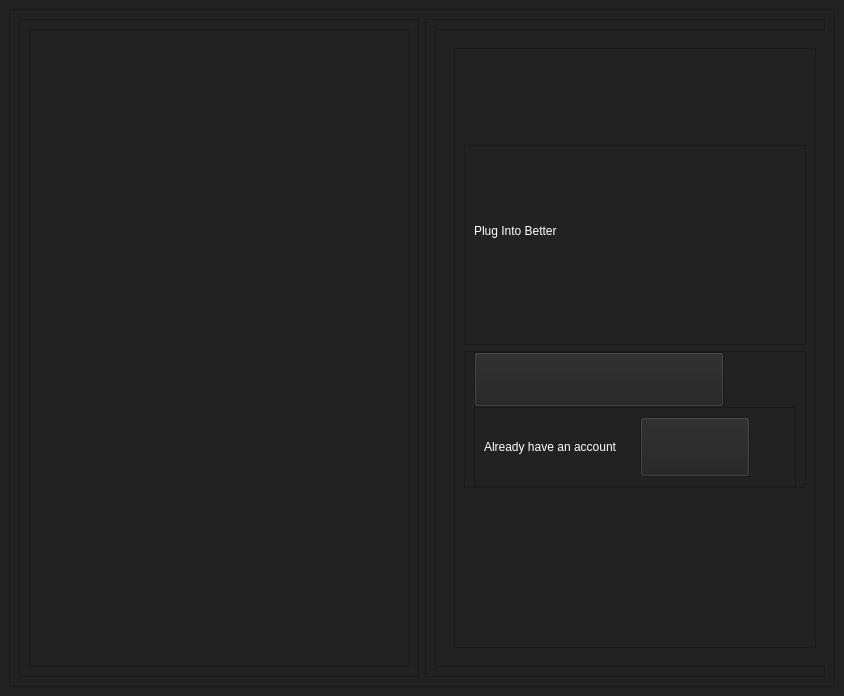
<?xml version="1.0" encoding="UTF-8"?>
<ui version="4.0">
 <class>MainWindow</class>
 <widget class="QMainWindow" name="MainWindow">
  <property name="geometry">
   <rect>
    <x>0</x>
    <y>0</y>
    <width>844</width>
    <height>681</height>
   </rect>
  </property>
  <property name="sizePolicy">
   <sizepolicy hsizetype="Preferred" vsizetype="Expanding">
    <horstretch>0</horstretch>
    <verstretch>0</verstretch>
   </sizepolicy>
  </property>
  <property name="windowTitle">
   <string>MainWindow</string>
  </property>
  <property name="styleSheet">
   <string notr="true">background-color: rgb(34, 34, 34);</string>
  </property>
  <widget class="QWidget" name="centralwidget">
   <layout class="QGridLayout" name="gridLayout">
    <item row="0" column="0">
     <widget class="QFrame" name="frame">
      <property name="frameShape">
       <enum>QFrame::StyledPanel</enum>
      </property>
      <property name="frameShadow">
       <enum>QFrame::Raised</enum>
      </property>
      <layout class="QHBoxLayout" name="horizontalLayout">
       <item>
        <widget class="QFrame" name="frame_2">
         <property name="sizePolicy">
          <sizepolicy hsizetype="Preferred" vsizetype="Preferred">
           <horstretch>0</horstretch>
           <verstretch>0</verstretch>
          </sizepolicy>
         </property>
         <property name="minimumSize">
          <size>
           <width>400</width>
           <height>0</height>
          </size>
         </property>
         <property name="frameShape">
          <enum>QFrame::StyledPanel</enum>
         </property>
         <property name="frameShadow">
          <enum>QFrame::Raised</enum>
         </property>
         <layout class="QGridLayout" name="gridLayout_2">
          <item row="0" column="0">
           <widget class="QFrame" name="frame_4">
            <property name="frameShape">
             <enum>QFrame::StyledPanel</enum>
            </property>
            <property name="frameShadow">
             <enum>QFrame::Raised</enum>
            </property>
            <layout class="QGridLayout" name="gridLayout_3">
             <item row="0" column="0">
              <widget class="QLabel" name="label">
               <property name="maximumSize">
                <size>
                 <width>600</width>
                 <height>16777215</height>
                </size>
               </property>
               <property name="styleSheet">
                <string notr="true">border-image: url(:/newPrefix/image1.png);</string>
               </property>
               <property name="text">
                <string/>
               </property>
              </widget>
             </item>
            </layout>
           </widget>
          </item>
         </layout>
        </widget>
       </item>
       <item>
        <widget class="QFrame" name="frame_3">
         <property name="sizePolicy">
          <sizepolicy hsizetype="Expanding" vsizetype="Preferred">
           <horstretch>0</horstretch>
           <verstretch>0</verstretch>
          </sizepolicy>
         </property>
         <property name="minimumSize">
          <size>
           <width>400</width>
           <height>0</height>
          </size>
         </property>
         <property name="maximumSize">
          <size>
           <width>700</width>
           <height>16777215</height>
          </size>
         </property>
         <property name="frameShape">
          <enum>QFrame::StyledPanel</enum>
         </property>
         <property name="frameShadow">
          <enum>QFrame::Raised</enum>
         </property>
         <layout class="QGridLayout" name="gridLayout_4">
          <item row="0" column="0">
           <widget class="QFrame" name="frame_5">
            <property name="sizePolicy">
             <sizepolicy hsizetype="Expanding" vsizetype="Preferred">
              <horstretch>0</horstretch>
              <verstretch>0</verstretch>
             </sizepolicy>
            </property>
            <property name="minimumSize">
             <size>
              <width>400</width>
              <height>0</height>
             </size>
            </property>
            <property name="maximumSize">
             <size>
              <width>600</width>
              <height>16777215</height>
             </size>
            </property>
            <property name="frameShape">
             <enum>QFrame::StyledPanel</enum>
            </property>
            <property name="frameShadow">
             <enum>QFrame::Raised</enum>
            </property>
            <layout class="QGridLayout" name="gridLayout_5">
             <item row="0" column="0">
              <widget class="QStackedWidget" name="stackedWidget">
               <property name="currentIndex">
                <number>0</number>
               </property>
               <widget class="QWidget" name="page">
                <layout class="QGridLayout" name="gridLayout_6">
                 <item row="0" column="0">
                  <widget class="QFrame" name="frame_6">
                   <property name="frameShape">
                    <enum>QFrame::StyledPanel</enum>
                   </property>
                   <property name="frameShadow">
                    <enum>QFrame::Raised</enum>
                   </property>
                   <layout class="QVBoxLayout" name="verticalLayout">
                    <item alignment="Qt::AlignBottom">
                     <widget class="QFrame" name="frame_7">
                      <property name="minimumSize">
                       <size>
                        <width>300</width>
                        <height>200</height>
                       </size>
                      </property>
                      <property name="frameShape">
                       <enum>QFrame::StyledPanel</enum>
                      </property>
                      <property name="frameShadow">
                       <enum>QFrame::Raised</enum>
                      </property>
                      <widget class="QLabel" name="label_2">
                       <property name="geometry">
                        <rect>
                         <x>10</x>
                         <y>10</y>
                         <width>311</width>
                         <height>151</height>
                        </rect>
                       </property>
                       <property name="styleSheet">
                        <string notr="true">color: rgb(255, 255, 255);
font: 40pt &quot;Calibri&quot;;</string>
                       </property>
                       <property name="text">
                        <string>Plug Into Better</string>
                       </property>
                       <property name="wordWrap">
                        <bool>true</bool>
                       </property>
                      </widget>
                     </widget>
                    </item>
                    <item alignment="Qt::AlignTop">
                     <widget class="QFrame" name="frame_8">
                      <property name="frameShape">
                       <enum>QFrame::StyledPanel</enum>
                      </property>
                      <property name="frameShadow">
                       <enum>QFrame::Raised</enum>
                      </property>
                      <layout class="QVBoxLayout" name="verticalLayout_2">
                       <property name="spacing">
                        <number>0</number>
                       </property>
                       <property name="leftMargin">
                        <number>9</number>
                       </property>
                       <property name="topMargin">
                        <number>0</number>
                       </property>
                       <property name="bottomMargin">
                        <number>0</number>
                       </property>
                       <item>
                        <widget class="QPushButton" name="pushButton">
                         <property name="minimumSize">
                          <size>
                           <width>100</width>
                           <height>55</height>
                          </size>
                         </property>
                         <property name="maximumSize">
                          <size>
                           <width>250</width>
                           <height>16777215</height>
                          </size>
                         </property>
                         <property name="styleSheet">
                          <string notr="true">border-image: url(:/newPrefix/create_account.png);</string>
                         </property>
                         <property name="text">
                          <string/>
                         </property>
                        </widget>
                       </item>
                       <item>
                        <widget class="QFrame" name="frame_9">
                         <property name="frameShape">
                          <enum>QFrame::StyledPanel</enum>
                         </property>
                         <property name="frameShadow">
                          <enum>QFrame::Raised</enum>
                         </property>
                         <layout class="QHBoxLayout" name="horizontalLayout_2">
                          <property name="spacing">
                           <number>10</number>
                          </property>
                          <item>
                           <widget class="QLabel" name="label_3">
                            <property name="styleSheet">
                             <string notr="true">color: rgb(255, 255, 255);
font: 12pt &quot;Comic Sans MS&quot;;</string>
                            </property>
                            <property name="text">
                             <string>Already have an account</string>
                            </property>
                           </widget>
                          </item>
                          <item alignment="Qt::AlignLeft">
                           <widget class="QPushButton" name="pushButton_2">
                            <property name="minimumSize">
                             <size>
                              <width>110</width>
                              <height>60</height>
                             </size>
                            </property>
                            <property name="maximumSize">
                             <size>
                              <width>100</width>
                              <height>16777215</height>
                             </size>
                            </property>
                            <property name="styleSheet">
                             <string notr="true">border-image: url(:/newPrefix/button_2.png);</string>
                            </property>
                            <property name="text">
                             <string/>
                            </property>
                           </widget>
                          </item>
                         </layout>
                        </widget>
                       </item>
                      </layout>
                     </widget>
                    </item>
                   </layout>
                  </widget>
                 </item>
                </layout>
               </widget>
               <widget class="QWidget" name="page_3">
                <layout class="QGridLayout" name="gridLayout_7">
                 <item row="0" column="0">
                  <widget class="QFrame" name="frame_10">
                   <property name="frameShape">
                    <enum>QFrame::StyledPanel</enum>
                   </property>
                   <property name="frameShadow">
                    <enum>QFrame::Raised</enum>
                   </property>
                   <layout class="QVBoxLayout" name="verticalLayout_5">
                    <property name="spacing">
                     <number>0</number>
                    </property>
                    <property name="leftMargin">
                     <number>0</number>
                    </property>
                    <property name="topMargin">
                     <number>0</number>
                    </property>
                    <property name="rightMargin">
                     <number>0</number>
                    </property>
                    <property name="bottomMargin">
                     <number>0</number>
                    </property>
                    <item>
                     <widget class="QFrame" name="frame_11">
                      <property name="frameShape">
                       <enum>QFrame::StyledPanel</enum>
                      </property>
                      <property name="frameShadow">
                       <enum>QFrame::Raised</enum>
                      </property>
                      <layout class="QVBoxLayout" name="verticalLayout_4">
                       <property name="spacing">
                        <number>0</number>
                       </property>
                       <property name="leftMargin">
                        <number>0</number>
                       </property>
                       <property name="topMargin">
                        <number>0</number>
                       </property>
                       <property name="rightMargin">
                        <number>0</number>
                       </property>
                       <property name="bottomMargin">
                        <number>0</number>
                       </property>
                       <item>
                        <widget class="QFrame" name="frame_13">
                         <property name="sizePolicy">
                          <sizepolicy hsizetype="Preferred" vsizetype="Expanding">
                           <horstretch>0</horstretch>
                           <verstretch>0</verstretch>
                          </sizepolicy>
                         </property>
                         <property name="frameShape">
                          <enum>QFrame::StyledPanel</enum>
                         </property>
                         <property name="frameShadow">
                          <enum>QFrame::Raised</enum>
                         </property>
                         <layout class="QVBoxLayout" name="verticalLayout_3">
                          <item alignment="Qt::AlignTop">
                           <widget class="QFrame" name="frame_15">
                            <property name="minimumSize">
                             <size>
                              <width>0</width>
                              <height>60</height>
                             </size>
                            </property>
                            <property name="frameShape">
                             <enum>QFrame::StyledPanel</enum>
                            </property>
                            <property name="frameShadow">
                             <enum>QFrame::Raised</enum>
                            </property>
                            <widget class="QLabel" name="label_5">
                             <property name="geometry">
                              <rect>
                               <x>0</x>
                               <y>0</y>
                               <width>338</width>
                               <height>60</height>
                              </rect>
                             </property>
                             <property name="minimumSize">
                              <size>
                               <width>0</width>
                               <height>60</height>
                              </size>
                             </property>
                             <property name="styleSheet">
                              <string notr="true">color: rgb(255, 255, 255);
font: 75 26pt &quot;MS Shell Dlg 2&quot;;
</string>
                             </property>
                             <property name="text">
                              <string>Create Account</string>
                             </property>
                             <property name="alignment">
                              <set>Qt::AlignCenter</set>
                             </property>
                            </widget>
                           </widget>
                          </item>
                          <item>
                           <widget class="QFrame" name="frame_16">
                            <property name="sizePolicy">
                             <sizepolicy hsizetype="Preferred" vsizetype="Expanding">
                              <horstretch>0</horstretch>
                              <verstretch>0</verstretch>
                             </sizepolicy>
                            </property>
                            <property name="frameShape">
                             <enum>QFrame::StyledPanel</enum>
                            </property>
                            <property name="frameShadow">
                             <enum>QFrame::Raised</enum>
                            </property>
                            <layout class="QVBoxLayout" name="verticalLayout_6">
                             <item>
                              <widget class="QLineEdit" name="lineEdit">
                               <property name="minimumSize">
                                <size>
                                 <width>0</width>
                                 <height>60</height>
                                </size>
                               </property>
                               <property name="styleSheet">
                                <string notr="true">border: none;
background-color: rgb(61, 61, 61);
border-radius: 6px;
padding-left: 10px;
color: rgb(255, 255, 255);
font: 10pt &quot;MS Shell Dlg 2&quot;;</string>
                               </property>
                               <property name="placeholderText">
                                <string>Name</string>
                               </property>
                              </widget>
                             </item>
                             <item>
                              <widget class="QLineEdit" name="lineEdit_2">
                               <property name="minimumSize">
                                <size>
                                 <width>0</width>
                                 <height>60</height>
                                </size>
                               </property>
                               <property name="styleSheet">
                                <string notr="true">border: none;
background-color: rgb(61, 61, 61);
border-radius: 6px;
padding-left: 10px;
color: rgb(255, 255, 255);
font: 10pt &quot;MS Shell Dlg 2&quot;;</string>
                               </property>
                               <property name="placeholderText">
                                <string>Email</string>
                               </property>
                              </widget>
                             </item>
                             <item>
                              <widget class="QLineEdit" name="lineEdit_3">
                               <property name="minimumSize">
                                <size>
                                 <width>0</width>
                                 <height>60</height>
                                </size>
                               </property>
                               <property name="styleSheet">
                                <string notr="true">border: none;
background-color: rgb(61, 61, 61);
border-radius: 6px;
padding-left: 10px;
color: rgb(255, 255, 255);
font: 10pt &quot;MS Shell Dlg 2&quot;;</string>
                               </property>
                               <property name="placeholderText">
                                <string>Seller Id</string>
                               </property>
                              </widget>
                             </item>
                             <item>
                              <widget class="QLineEdit" name="lineEdit_5">
                               <property name="minimumSize">
                                <size>
                                 <width>0</width>
                                 <height>60</height>
                                </size>
                               </property>
                               <property name="styleSheet">
                                <string notr="true">border: none;
background-color: rgb(61, 61, 61);
border-radius: 6px;
padding-left: 10px;
color: rgb(255, 255, 255);
font: 10pt &quot;MS Shell Dlg 2&quot;;</string>
                               </property>
                               <property name="placeholderText">
                                <string>Password</string>
                               </property>
                              </widget>
                             </item>
                             <item>
                              <widget class="QLineEdit" name="lineEdit_4">
                               <property name="minimumSize">
                                <size>
                                 <width>0</width>
                                 <height>60</height>
                                </size>
                               </property>
                               <property name="styleSheet">
                                <string notr="true">border: none;
background-color: rgb(61, 61, 61);
border-radius: 6px;
padding-left: 10px;
color: rgb(255, 255, 255);
font: 10pt &quot;MS Shell Dlg 2&quot;;</string>
                               </property>
                               <property name="placeholderText">
                                <string>Confirm Password</string>
                               </property>
                              </widget>
                             </item>
                            </layout>
                           </widget>
                          </item>
                         </layout>
                        </widget>
                       </item>
                       <item>
                        <widget class="QFrame" name="frame_14">
                         <property name="frameShape">
                          <enum>QFrame::StyledPanel</enum>
                         </property>
                         <property name="frameShadow">
                          <enum>QFrame::Raised</enum>
                         </property>
                         <layout class="QHBoxLayout" name="horizontalLayout_4">
                          <item alignment="Qt::AlignRight">
                           <widget class="QLabel" name="label_4">
                            <property name="styleSheet">
                             <string notr="true">color: rgb(255, 255, 255);
font: 12pt &quot;MS Shell Dlg 2&quot;;</string>
                            </property>
                            <property name="text">
                             <string>Add Image</string>
                            </property>
                           </widget>
                          </item>
                          <item alignment="Qt::AlignLeft">
                           <widget class="QPushButton" name="pushButton_3">
                            <property name="minimumSize">
                             <size>
                              <width>30</width>
                              <height>30</height>
                             </size>
                            </property>
                            <property name="styleSheet">
                             <string notr="true">border-image: url(:/newPrefix/button_4.png);</string>
                            </property>
                            <property name="text">
                             <string/>
                            </property>
                           </widget>
                          </item>
                          <item>
                           <widget class="QPushButton" name="pushButton_6">
                            <property name="minimumSize">
                             <size>
                              <width>110</width>
                              <height>80</height>
                             </size>
                            </property>
                            <property name="styleSheet">
                             <string notr="true">border-image: url(:/newPrefix/button_1.png);</string>
                            </property>
                            <property name="text">
                             <string/>
                            </property>
                           </widget>
                          </item>
                         </layout>
                        </widget>
                       </item>
                       <item>
                        <widget class="QFrame" name="frame_12">
                         <property name="styleSheet">
                          <string notr="true">border-top: 2px solid white;</string>
                         </property>
                         <property name="frameShape">
                          <enum>QFrame::StyledPanel</enum>
                         </property>
                         <property name="frameShadow">
                          <enum>QFrame::Raised</enum>
                         </property>
                         <layout class="QHBoxLayout" name="horizontalLayout_3">
                          <item>
                           <widget class="QPushButton" name="pushButton_4">
                            <property name="minimumSize">
                             <size>
                              <width>0</width>
                              <height>45</height>
                             </size>
                            </property>
                            <property name="maximumSize">
                             <size>
                              <width>45</width>
                              <height>16777215</height>
                             </size>
                            </property>
                            <property name="styleSheet">
                             <string notr="true">border-image: url(:/newPrefix/apple.png);</string>
                            </property>
                            <property name="text">
                             <string/>
                            </property>
                           </widget>
                          </item>
                          <item>
                           <widget class="QPushButton" name="pushButton_5">
                            <property name="minimumSize">
                             <size>
                              <width>0</width>
                              <height>40</height>
                             </size>
                            </property>
                            <property name="maximumSize">
                             <size>
                              <width>40</width>
                              <height>16777215</height>
                             </size>
                            </property>
                            <property name="styleSheet">
                             <string notr="true">border-image: url(:/newPrefix/google.png);</string>
                            </property>
                            <property name="text">
                             <string/>
                            </property>
                           </widget>
                          </item>
                         </layout>
                        </widget>
                       </item>
                      </layout>
                     </widget>
                    </item>
                   </layout>
                  </widget>
                 </item>
                </layout>
               </widget>
               <widget class="QWidget" name="page_4">
                <layout class="QGridLayout" name="gridLayout_8">
                 <item row="0" column="0">
                  <widget class="QFrame" name="frame_17">
                   <property name="frameShape">
                    <enum>QFrame::StyledPanel</enum>
                   </property>
                   <property name="frameShadow">
                    <enum>QFrame::Raised</enum>
                   </property>
                   <layout class="QVBoxLayout" name="verticalLayout_7">
                    <item alignment="Qt::AlignBottom">
                     <widget class="QFrame" name="frame_18">
                      <property name="minimumSize">
                       <size>
                        <width>0</width>
                        <height>70</height>
                       </size>
                      </property>
                      <property name="frameShape">
                       <enum>QFrame::StyledPanel</enum>
                      </property>
                      <property name="frameShadow">
                       <enum>QFrame::Raised</enum>
                      </property>
                      <widget class="QLabel" name="label_6">
                       <property name="geometry">
                        <rect>
                         <x>0</x>
                         <y>0</y>
                         <width>342</width>
                         <height>70</height>
                        </rect>
                       </property>
                       <property name="minimumSize">
                        <size>
                         <width>0</width>
                         <height>70</height>
                        </size>
                       </property>
                       <property name="styleSheet">
                        <string notr="true">color: rgb(255, 255, 255);
font: 75 26pt &quot;MS Shell Dlg 2&quot;;</string>
                       </property>
                       <property name="text">
                        <string>Log In</string>
                       </property>
                       <property name="alignment">
                        <set>Qt::AlignCenter</set>
                       </property>
                      </widget>
                     </widget>
                    </item>
                    <item>
                     <widget class="QFrame" name="frame_19">
                      <property name="sizePolicy">
                       <sizepolicy hsizetype="Preferred" vsizetype="Preferred">
                        <horstretch>0</horstretch>
                        <verstretch>0</verstretch>
                       </sizepolicy>
                      </property>
                      <property name="frameShape">
                       <enum>QFrame::StyledPanel</enum>
                      </property>
                      <property name="frameShadow">
                       <enum>QFrame::Raised</enum>
                      </property>
                      <layout class="QVBoxLayout" name="verticalLayout_8">
                       <property name="spacing">
                        <number>0</number>
                       </property>
                       <property name="bottomMargin">
                        <number>30</number>
                       </property>
                       <item>
                        <widget class="QLineEdit" name="lineEdit_6">
                         <property name="minimumSize">
                          <size>
                           <width>0</width>
                           <height>70</height>
                          </size>
                         </property>
                         <property name="styleSheet">
                          <string notr="true">border: none;
background-color: rgb(61, 61, 61);
border-radius: 10px;
padding-left: 10px;
color: rgb(255, 255, 255);
font: 10pt &quot;MS Shell Dlg 2&quot;;</string>
                         </property>
                         <property name="placeholderText">
                          <string>Username</string>
                         </property>
                        </widget>
                       </item>
                       <item>
                        <widget class="QLineEdit" name="lineEdit_7">
                         <property name="minimumSize">
                          <size>
                           <width>0</width>
                           <height>70</height>
                          </size>
                         </property>
                         <property name="styleSheet">
                          <string notr="true">border: none;
background-color: rgb(61, 61, 61);
border-radius: 10px;
padding-left: 10px;
color: rgb(255, 255, 255);
font: 10pt &quot;MS Shell Dlg 2&quot;;</string>
                         </property>
                         <property name="placeholderText">
                          <string>Password</string>
                         </property>
                        </widget>
                       </item>
                      </layout>
                     </widget>
                    </item>
                    <item alignment="Qt::AlignTop">
                     <widget class="QFrame" name="frame_20">
                      <property name="minimumSize">
                       <size>
                        <width>200</width>
                        <height>80</height>
                       </size>
                      </property>
                      <property name="frameShape">
                       <enum>QFrame::StyledPanel</enum>
                      </property>
                      <property name="frameShadow">
                       <enum>QFrame::Raised</enum>
                      </property>
                      <layout class="QGridLayout" name="gridLayout_9">
                       <item row="0" column="0">
                        <widget class="QPushButton" name="pushButton_7">
                         <property name="minimumSize">
                          <size>
                           <width>110</width>
                           <height>75</height>
                          </size>
                         </property>
                         <property name="maximumSize">
                          <size>
                           <width>180</width>
                           <height>120</height>
                          </size>
                         </property>
                         <property name="styleSheet">
                          <string notr="true">border-image: url(:/newPrefix/button_1.png);</string>
                         </property>
                         <property name="text">
                          <string/>
                         </property>
                        </widget>
                       </item>
                      </layout>
                     </widget>
                    </item>
                   </layout>
                  </widget>
                 </item>
                </layout>
               </widget>
              </widget>
             </item>
            </layout>
           </widget>
          </item>
         </layout>
        </widget>
       </item>
      </layout>
     </widget>
    </item>
   </layout>
  </widget>
 </widget>
 <resources>
  <include location="logo.qrc"/>
  <include location="google.qrc"/>
  <include location="apple.qrc"/>
  <include location="add.qrc"/>
  <include location="next.qrc"/>
  <include location="log_in.qrc"/>
  <include location="sign_in.qrc"/>
 </resources>
 <connections/>
</ui>
